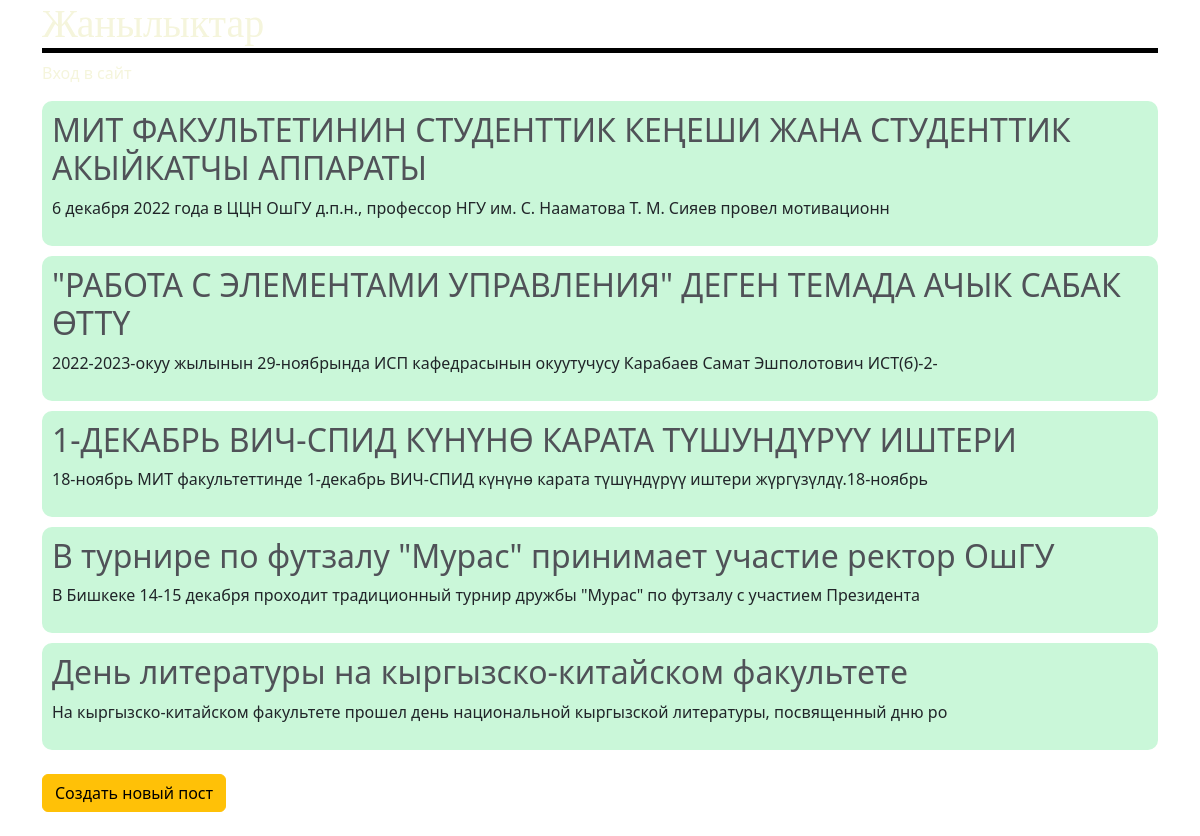
The app's page /, older data.
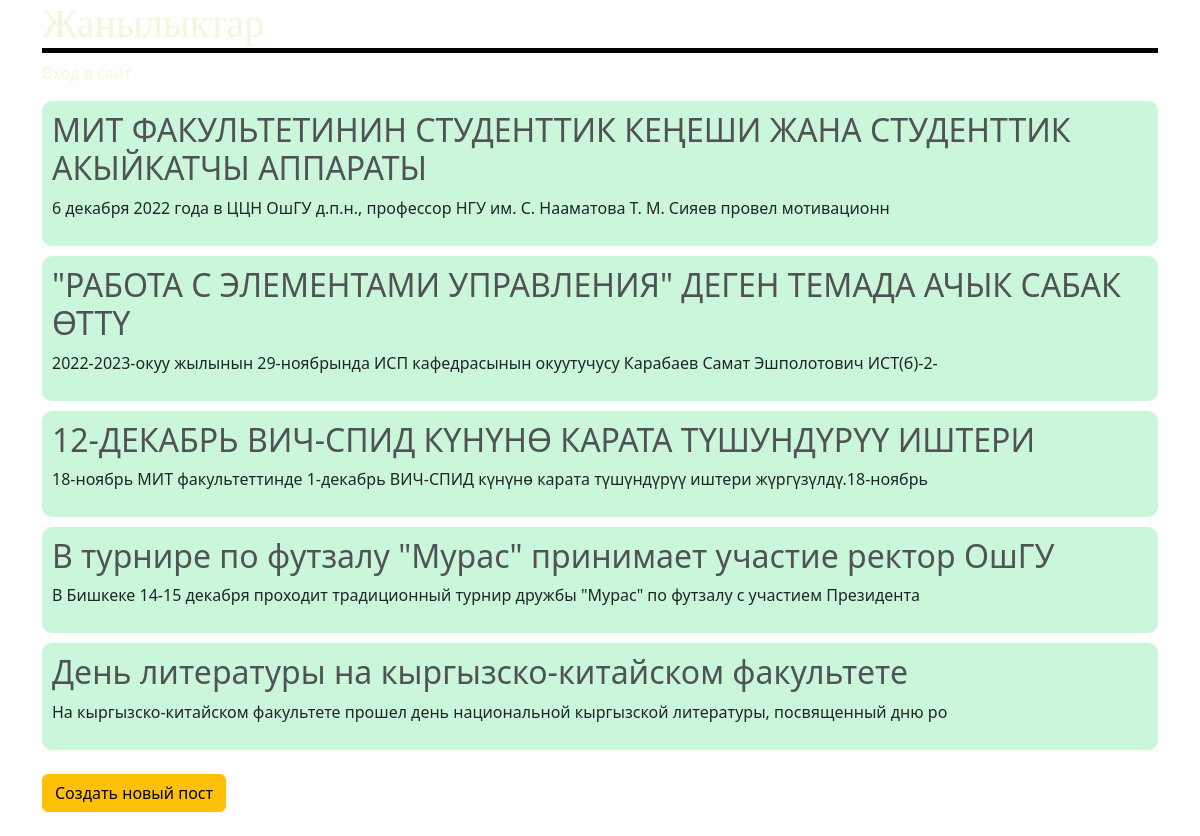
The same page, newer data.
### blog/models.py (models this page shows, shortened)
class Post(models.Model):
    title = models.CharField(max_length=200)
    author = models.ForeignKey(
        'auth.User',
        on_delete=models.CASCADE
    )
    body = models.TextField()

### blog/views.py (the view)
# urls.py: path('', BlogListView.as_view(), name='home'),
class BlogListView(ListView):
    model = Post
    template_name = 'home.html'

### templates/home.html
{% extends 'base.html' %}
{% block content %}
    {% for post in object_list %}
        <div class="post-entry">
            <div class="blog">
            <h2 ><a class="tit" href="{% url 'post_detail' post.pk %}">{{ post.title }}</a></h2>
            <p>{{ post.body | slice:":100" }}</p>
            </div>
        </div>
    {% endfor %}
{% endblock content %}

Row changes from the older to the newer data that the page shows:
changed Post: title "1-ДЕКАБРЬ ВИЧ-СПИД КҮНҮНӨ КАРАТА ТҮШУНДҮРҮҮ ИШТЕРИ" → "12-ДЕКАБРЬ ВИЧ-СПИД КҮНҮНӨ КАРАТА ТҮШУНДҮРҮҮ ИШТЕРИ"
